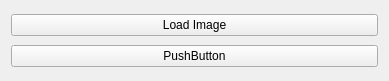
<?xml version="1.0" encoding="UTF-8"?>
<ui version="4.0">
 <class>MainWindow</class>
 <widget class="QMainWindow" name="MainWindow">
  <property name="geometry">
   <rect>
    <x>0</x>
    <y>0</y>
    <width>389</width>
    <height>81</height>
   </rect>
  </property>
  <property name="windowTitle">
   <string>MainWindow</string>
  </property>
  <widget class="QWidget" name="centralWidget">
   <layout class="QVBoxLayout" name="verticalLayout">
    <item>
     <widget class="QPushButton" name="pushButton">
      <property name="text">
       <string>Load Image</string>
      </property>
     </widget>
    </item>
    <item>
     <widget class="QPushButton" name="pushButton_2">
      <property name="text">
       <string>PushButton</string>
      </property>
     </widget>
    </item>
   </layout>
  </widget>
 </widget>
 <layoutdefault spacing="6" margin="11"/>
 <resources/>
 <connections/>
</ui>
